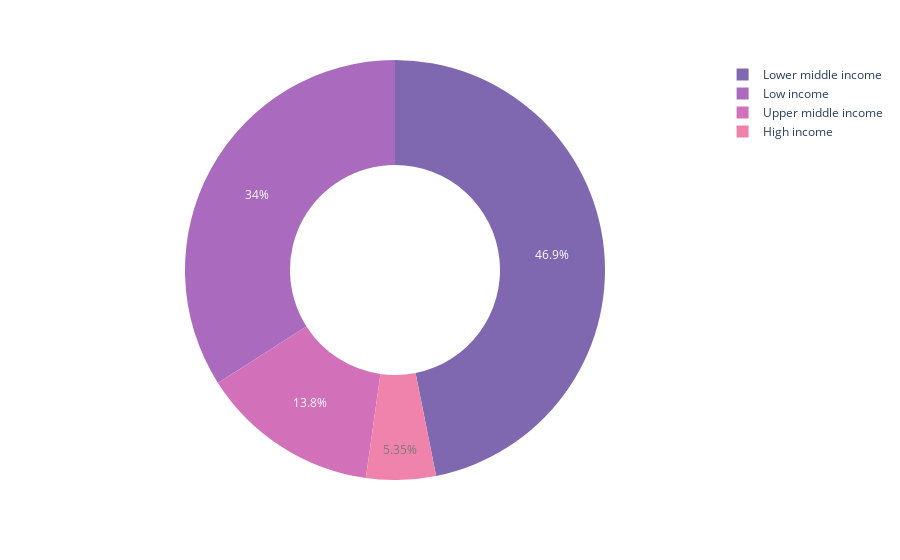

The cell this chart's notebook holds for it:
### Code cell
fig = px.pie(pvd, values="Count", names="Classification",
             color_discrete_sequence=px.colors.sequential.Agsunset,
             opacity=0.7, hole=0.5)
fig.show()

### Figure 1 — Plotly figure (JSON) as saved in the notebook; plotly's stock layout.template omitted (floating-point values rounded to 4 significant figures)
{"data": [{"domain": {"x": [0, 1], "y": [0, 1]}, "hole": 0.5, "hovertemplate": "Classification=%{label}<br>Count=%{value}<extra></extra>", "labels": ["Lower middle income", "Low income", "Upper middle income", "High income"], "legendgroup": "", "name": "", "opacity": 0.7, "showlegend": true, "type": "pie", "values": [2433, 1767, 714, 278]}], "layout": {"legend": {"tracegroupgap": 0}, "margin": {"t": 60}, "piecolorway": ["rgb(75, 41, 145)", "rgb(135, 44, 162)", "rgb(192, 54, 157)", "rgb(234, 79, 136)", "rgb(250, 120, 118)", "rgb(246, 169, 122)", "rgb(237, 217, 163)"]}}
